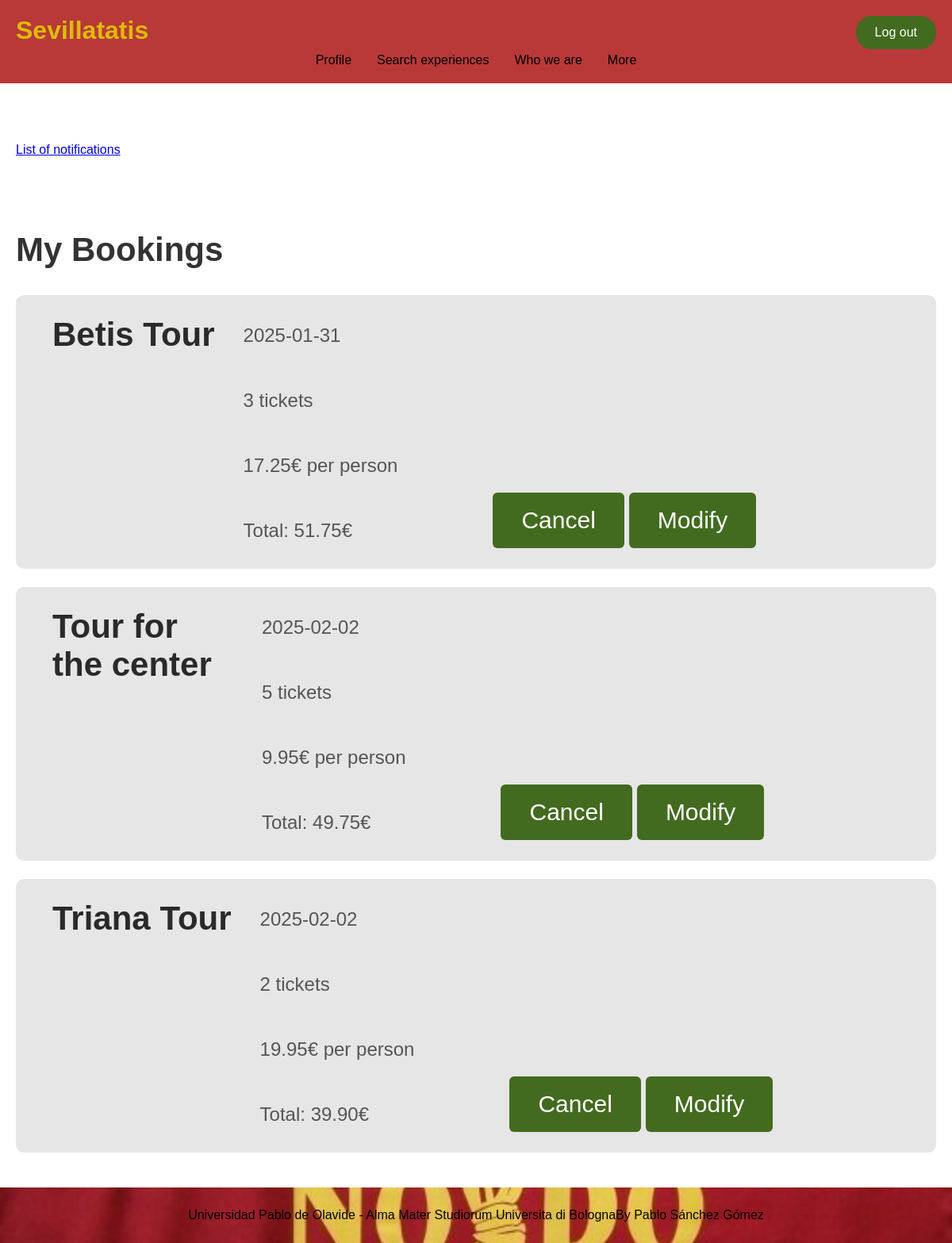
Screenshot of /profile.php (signed in) with the database file from the repository.
### tables this page shows
CREATE TABLE `reservas` (
  `id_cliente` int(11) NOT NULL,
  `id_anuncio` int(11) NOT NULL,
  `cantidad` int(11) DEFAULT NULL,
  `fecha` date DEFAULT NULL
);

CREATE TABLE `experiencias` (
  `id` int(11) NOT NULL,
  `nombre` varchar(255) DEFAULT NULL,
  `descripcion` text DEFAULT NULL,
  `precio` decimal(10,2) DEFAULT NULL,
  `imagen` varchar(255) DEFAULT NULL
);

### public/profile.php (the view, shortened to what this page needs)
<?php
$login_text = isset($_SESSION['usuario']) ? 'Log out' : 'Log in';
$conn = conexionDB();
$id = $_SESSION['usuario'];
$sql = "SELECT * FROM reservas WHERE id_cliente=?";
$stmt = mysqli_prepare($conn, $sql);
mysqli_stmt_bind_param($stmt, "i", $id);
mysqli_stmt_execute($stmt);
$resultR = mysqli_stmt_get_result($stmt);
?>
<head>
  <link rel="stylesheet" href="styles/general.css">
  <link rel="stylesheet" href="styles/profile.css">
</head>
<body>
  <header>
    <h1>Sevillatatis</h1>
    <nav>
      <ul>
        <li><a href="profile.php">Profile</a></li>
        <li><a href="search.php">Search experiences</a></li>
        <li><a href="about.php">Who we are</a></li>
        <li><a href="more.php">More</a></li>
      </ul>
      <a class="boton" href="login.php"><?= htmlspecialchars($login_text, ENT_QUOTES, 'UTF-8') ?></a>
    </nav>
  </header>
  <main>
    <a href="notification_list.php">List of notifications</a>
    <h2>My Bookings</h2>
    <section>
      <?php
      if (mysqli_num_rows($resultR) > 1) {
        while ($reserva = mysqli_fetch_assoc($resultR)) {
          $id = $reserva['id_anuncio'];
          $sql = "SELECT * FROM `experiencias` WHERE id=?";
          $stmt = mysqli_prepare($conn, $sql);
          mysqli_stmt_bind_param($stmt, "i", $id);
          mysqli_stmt_execute($stmt);
          $experiencia = mysqli_fetch_assoc(mysqli_stmt_get_result($stmt));
          $nombreExpe = htmlspecialchars($experiencia['nombre'], ENT_QUOTES, 'UTF-8');
          $precioExpe = htmlspecialchars($experiencia['precio'], ENT_QUOTES, 'UTF-8');
          $cantidad = htmlspecialchars($reserva['cantidad'], ENT_QUOTES, 'UTF-8');
      ?>
          <article>
            <h2><?= $nombreExpe ?></h2>
            <section class="info-container">
              <p><?= htmlspecialchars($reserva['fecha'], ENT_QUOTES, 'UTF-8') ?></p>
              <p><?= $cantidad ?> tickets</p>
              <p><?= $precioExpe ?>€ per person</p>
              <p>Total: <?= number_format($precioExpe * $cantidad, 2) ?>€</p>
            </section>
            <form action="cancelar_reserva.php" method="post" class="reservaForm">
              <button type="submit" name="accion" value="cancelar" aria-label="For removing the booking">Cancel</button>
              <button type="submit" name="accion" value="modificar" aria-label="For modifying the data of your booking">Modify</button>
            </form>
          </article>
        <?php
        }
      } else if (mysqli_num_rows($resultR) == 1) {
        $reserva = mysqli_fetch_assoc($resultR);
        $id = $reserva['id_anuncio'];
        $sql = "SELECT * FROM `experiencias` WHERE id=?";
        $stmt = mysqli_prepare($conn, $sql);
        mysqli_stmt_bind_param($stmt, "i", $id);
        mysqli_stmt_execute($stmt);
        $experiencia = mysqli_fetch_assoc(mysqli_stmt_get_result($stmt));
        $nombreExpe = htmlspecialchars($experiencia['nombre'], ENT_QUOTES, 'UTF-8');
        $precioExpe = htmlspecialchars($experiencia['precio'], ENT_QUOTES, 'UTF-8');
        $cantidad = htmlspecialchars($reserva['cantidad'], ENT_QUOTES, 'UTF-8');
        ?>
        <article>
          <h2><?= $nombreExpe ?></h2>
          <section class="info-container">
            <p><?= htmlspecialchars($reserva['fecha'], ENT_QUOTES, 'UTF-8') ?></p>
            <p><?= $cantidad ?> tickets</p>
            <p><?= $precioExpe ?>€ per person</p>
            <p>Total: <?= number_format($precioExpe * $cantidad, 2) ?>€</p>
          </section>
          <form action="cancelar_reserva.php" method="post" class="reservaForm">
            <input type="hidden" class="exp" name="exp" value="<?= htmlspecialchars($id, ENT_QUOTES, 'UTF-8') ?>">
            <button type="submit" name="accion" value="cancelar" aria-label="For removing the booking">Cancel</button>
            <button type="submit" name="accion" value="modificar" aria-label="For modifying the data of your booking">Modify</button>
          </form>
        </article>
      <?php
      } else {
        echo '<p>Your booking list is empty.</p>';
      }
      ?>
    </section>
  </main>
  <footer>
    <p>Universidad Pablo de Olavide - Alma Mater Studiorum Universita di Bologna</p>
    <p>By Pablo Sánchez Gómez</p>
  </footer>
</body>
</html>

### public/styles/general.css (style rules this page uses)
body, html { margin: 0; padding: 0; width: 100%; height: 100%; box-sizing: border-box; display: flex; flex-direction: column; font-family: Arial, sans-serif; }
header { background-color: var(--primary-color); color: var(--text-color); text-align: left; padding: 20px; position: fixed; width: 100%; top: 0; left: 0; z-index: 10; box-sizing: border-box; min-height: 100px; }
header h1 { color: var(--secondary-color); font-size: var(--font-size-xl); margin: 0; padding-right: 70px; }
header nav { display: flex; justify-content: center; margin-top: 10px; }
header nav ul { list-style: none; padding: 0; margin: 0; display: flex; justify-content: center; width: 100%; }
header nav a { color: black; font-size: var(--font-size-md); text-align: center; text-decoration: none; padding: 10px 20px; border-radius: 5px; background-color: transparent; white-space: nowrap; }
header .boton { background-color: var(--background-color); color: var(--text-color); border: none; padding: 10px 20px; font-size: var(--font-size-base); border-radius: 20px; cursor: pointer; position: absolute; top: 20px; right: 20px; z-index: 1; }
footer { background-image: url('../../img/nodo.jpg'); background-size: cover; background-position: center; color: black; padding: 20px; margin: 0; display: flex; flex-direction: column; justify-content: center; align-items: center; width: 100%; position: relative; height: auto; box-sizing: border-box; }
@media (min-width: 768px) { footer { flex-direction: row; height: 150px; padding: 10px 20px; } }
@media (min-width: 768px) { header h1 { font-size: var(--font-size-large); } }
@media (min-width: 768px) { header nav a { font-size: 1rem; padding: 8px 16px; } }
@media (min-width: 768px) { header .boton { padding: 12px 24px; font-size: 1rem; } }
main { flex: 1; display: flex; flex-direction: column; justify-content: flex-start; padding: 20px; }

### public/styles/profile.css (style rules this page uses)
main { margin-top: 20vh; }
main h2 { text-align: left; margin-top: 8%; font-size: 3.5vw; margin-bottom: 10px; color: #333; }
main article { display: flex; background-color: #E6E6E6; border-radius: 10px; margin: 2% 0; padding: 10px; overflow: hidden; align-items: flex-start; width: 100%; box-sizing: border-box; transition: all 0.3s ease; }
main article p { font-size: 2vw; margin-right: 10vw; }
main article h2 { font-size: 3.5vw; margin: 2vh 3vw 8px 3vw; font-weight: bold; max-width: 20%; color: #2a2a2a; }
main article .info-container { display: flex; flex-direction: column; gap: 6px; margin-top: 3px; font-size: 2vw; color: #555; }
main form { display: flex; justify-content: flex-end; gap: 6px; margin-top: 20px; align-self: flex-end; }
main button { padding: 1.5vw 3vw; background-color: #426B1F; color: white; border: none; border-radius: 6px; cursor: pointer; font-size: 2.5vw; }

### rows the page displays
reservas: id_anuncio.nombre "Betis Tour", fecha "2025-01-31", cantidad "3", id_anuncio.precio "17.25", $precioExpe * $cantidad "51.75"
reservas: id_anuncio.nombre "Tour for the center", fecha "2025-02-02", cantidad "5", id_anuncio.precio "9.95", $precioExpe * $cantidad "49.75"
reservas: id_anuncio.nombre "Triana Tour", fecha "2025-02-02", cantidad "2", id_anuncio.precio "19.95", $precioExpe * $cantidad "39.90"

### other values shown
$login_text "Log out"
